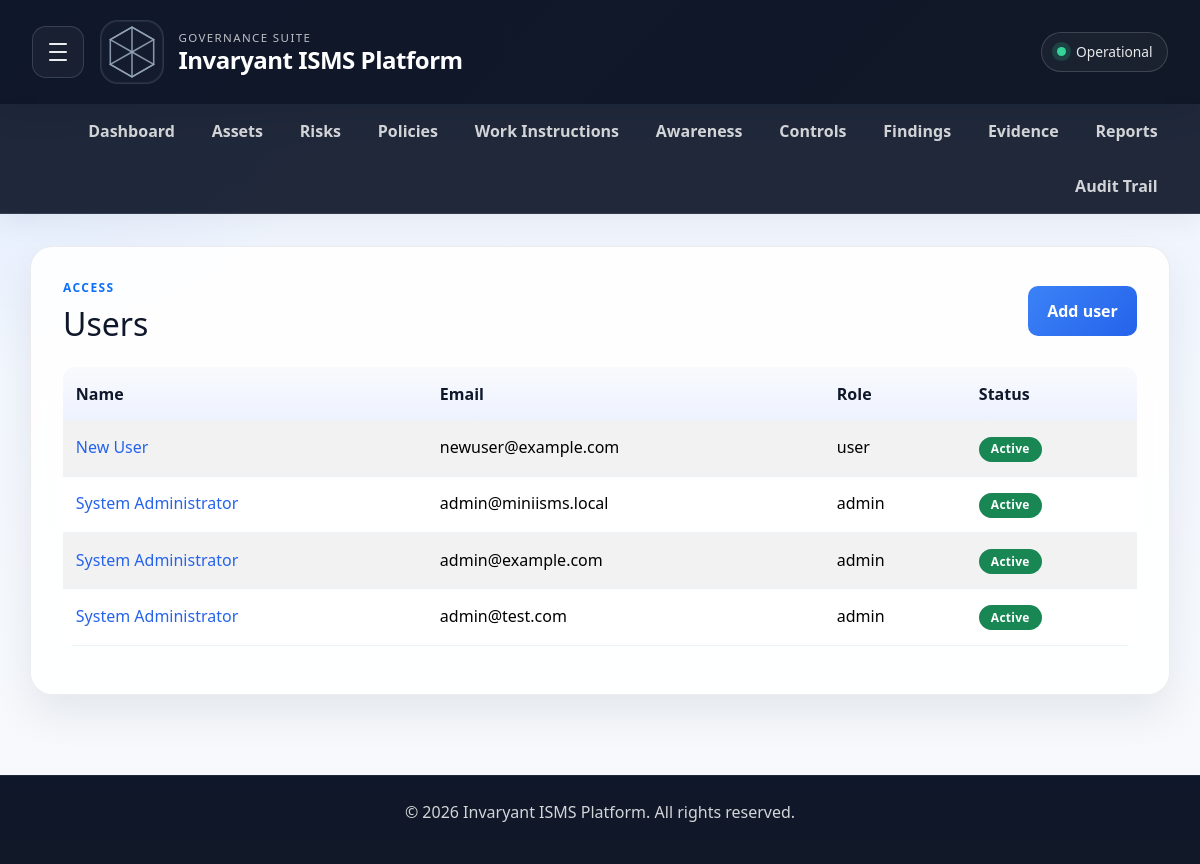
The app's page /users (signed in) with its own data.
### app/models.py (models this page shows, shortened)
class User(UserMixin, db.Model):
    __tablename__ = 'users'
    id = db.Column(db.Integer, primary_key=True)
    tenant_id = db.Column(db.Integer, db.ForeignKey('tenants.id'), nullable=False)
    email = db.Column(db.String(255), unique=True, nullable=False)
    password_hash = db.Column(db.String(255), nullable=False)
    full_name = db.Column(db.String(200), nullable=False)
    role_id = db.Column(db.Integer, db.ForeignKey('roles.id'), nullable=False)
    is_active = db.Column(db.Boolean, default=True)
    mfa_enabled = db.Column(db.Boolean, default=False)
    mfa_secret = db.Column(db.String(64), nullable=True)
    created_at = db.Column(db.DateTime, default=datetime.utcnow)
    last_login_at = db.Column(db.DateTime, nullable=True)
    role = db.relationship('Role', backref='users')

class Role(db.Model):
    __tablename__ = 'roles'
    id = db.Column(db.Integer, primary_key=True)
    tenant_id = db.Column(db.Integer, db.ForeignKey('tenants.id'), nullable=False)
    name = db.Column(db.String(80), nullable=False)
    description = db.Column(db.String(255))
    created_at = db.Column(db.DateTime, default=datetime.utcnow)

### app/routes.py (the view)
@main.route('/users')
@login_required
@require_roles('admin', 'security_manager')
def users_list():
    users = User.query.filter_by(tenant_id=current_user.tenant_id).order_by(User.full_name.asc()).all()
    return render_template('users_list.html', users=users)

### app/routes.py (called while the page is built)
def require_roles(*allowed_roles):
    def decorator(func):
        @wraps(func)
        @login_required
        def wrapped(*args, **kwargs):
            if not current_user.is_authenticated:
                flash('Please log in to continue.')
                return redirect(url_for('main.login'))
            user_role = current_user.role.name if current_user.role else 'user'
            if user_role not in allowed_roles and user_role != 'admin':
                flash('You do not have permission to access this page.')
                return redirect(url_for('main.index'))
            return func(*args, **kwargs)
        return wrapped
    return decorator

### app/templates/users_list.html (shortened to what this page needs)
{% extends "base.html" %}
{% block content %}
<div class="d-flex justify-content-between align-items-center mb-4">
    <div>
        <p class="text-uppercase fw-bold text-primary mb-2" style="letter-spacing: 0.12em; font-size: 0.75rem;">Access</p>
        <h2 class="mb-0">Users</h2>
    </div>
    <a href="/users/new" class="btn btn-primary">Add user</a>
</div>
{% if users %}
<div class="table-responsive">
    <table class="table table-striped align-middle">
        <thead>
            <tr>
                <th>Name</th>
                <th>Email</th>
                <th>Role</th>
                <th>Status</th>
            </tr>
        </thead>
        <tbody>
            {% for user in users %}
            <tr>
                <td><a href="/users/{{ user.id }}" class="text-decoration-none">{{ user.full_name }}</a></td>
                <td>{{ user.email }}</td>
                <td>{{ user.role.name if user.role else 'Unknown' }}</td>
                <td>
                    {% if user.is_active %}
                    <span class="badge bg-success">Active</span>
                    {% else %}
                    <span class="badge bg-secondary">Inactive</span>
                    {% endif %}
                </td>
            </tr>
            {% endfor %}
        </tbody>
    </table>
</div>
{% else %}
<div class="empty-state">
    <h5 class="mb-2">No users yet</h5>
    <p class="mb-0">Create the first user for this tenant.</p>
</div>
{% endif %}
{% endblock %}

### app/static/style.css (style rules this page uses)
:root { --isms-navy: #0f172a; --isms-navy-soft: #1e293b; --isms-blue: #2563eb; --isms-accent: #3b82f6; --isms-danger: #ef4444; --isms-warning: #f59e0b; --isms-success: #10b981; --isms-bg: #f4f7fb; --isms-panel: rgba(255, 255, 255, 0.88); --isms-border: rgba(15, 23, 42, 0.08); --isms-text: #1f2937; --isms-muted: #64748b; --isms-shadow: 0 18px 40px rgba(15, 23, 42, 0.08); }
* { margin: 0; padding: 0; box-sizing: border-box; }
body { background: radial-gradient(circle at top left, rgba(59, 130, 246, 0.12), transparent 25%), linear-gradient(180deg, #eef4ff 0%, #f8fafc 100%); font-family: 'Segoe UI', Roboto, -apple-system, sans-serif; color: var(--isms-text); line-height: 1.5; }
h1, h2, h3, h4, h5, h6 { color: var(--isms-navy); margin-bottom: 0.75rem; }
p { margin-bottom: 1rem; }
a { color: var(--isms-blue); }
.table { width: 100%; border-collapse: collapse; background-color: white; border-radius: 12px; overflow: hidden; }
.table th, .table td { padding: 0.9rem 0.8rem; border-bottom: 1px solid #edf2f7; text-align: left; vertical-align: top; }
.table thead th { background: linear-gradient(180deg, #f8fafc, #eef2ff); color: var(--isms-navy); font-weight: 700; }
.badge { display: inline-block; padding: 0.4rem 0.75rem; border-radius: 999px; color: white; font-weight: 700; font-size: 0.75rem; letter-spacing: 0.02em; }
button.primary, .btn-primary, .btn-success, .btn-warning, .btn-danger, .btn-secondary { display: inline-block; border: none; border-radius: 10px; text-decoration: none; padding: 0.8rem 1.2rem; font-weight: 700; cursor: pointer; transition: transform 0.15s ease, opacity 0.2s ease; }
.btn-primary { background: linear-gradient(135deg, #3b82f6, #2563eb); color: white; }

### records on screen
User: full_name "New User", email "newuser@example.com", role "user", is_active "Active"
User: full_name "System Administrator", email "admin@miniisms.local", role "admin", is_active "Active"
User: full_name "System Administrator", email "admin@example.com", role "admin", is_active "Active"
User: full_name "System Administrator", email "admin@test.com", role "admin", is_active "Active"
